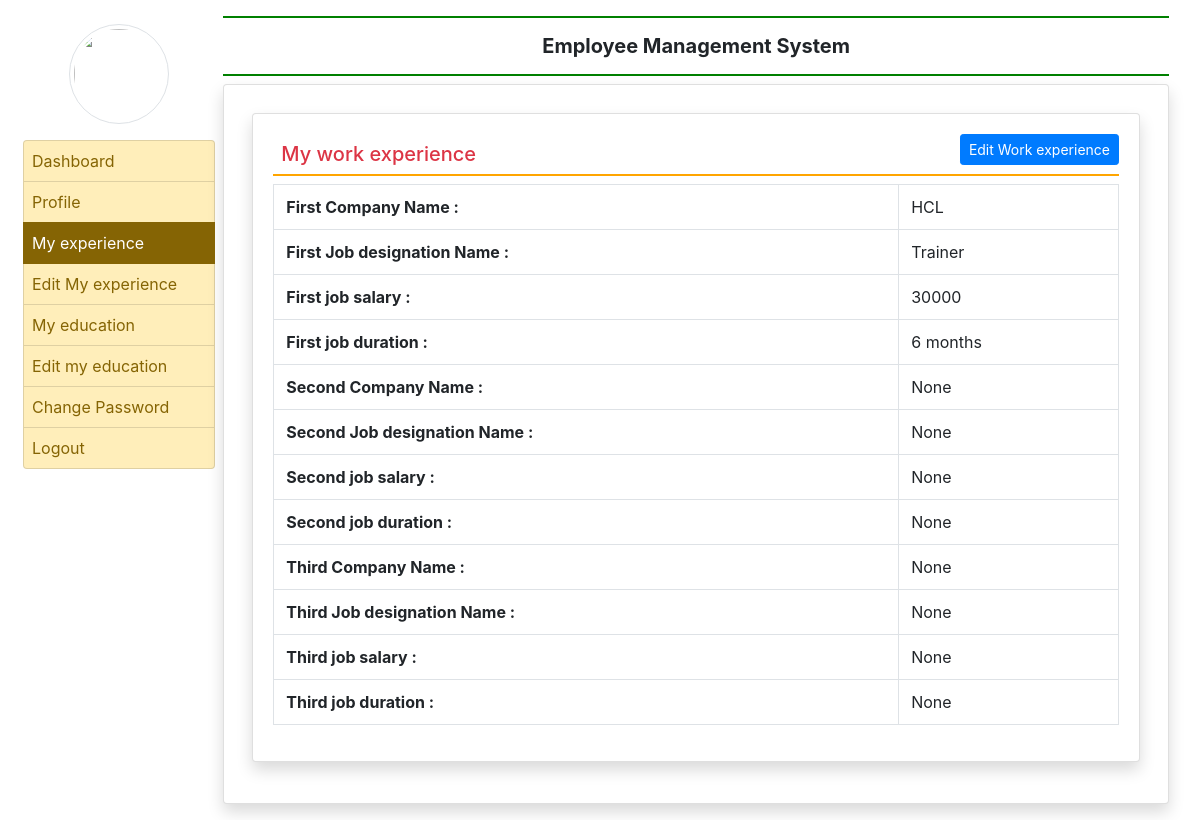
Screenshot of /myexperience (signed in) with the database file from the repository.
### employee/models.py (models this page shows, shortened)
class EmployeeExperience(models.Model):
    user = models.ForeignKey(User,on_delete=models.CASCADE)
    company1name = models.CharField(max_length=100,null=True)
    company1desig = models.CharField(max_length=200,null=True)
    company1salary = models.CharField(max_length=100,null=True)
    company1duration = models.CharField(max_length=100,null=True)
    company2name = models.CharField(max_length=100, null=True)
    company2desig = models.CharField(max_length=200, null=True)
    company2salary = models.CharField(max_length=100, null=True)
    company2duration = models.CharField(max_length=100, null=True)
    company3name = models.CharField(max_length=100, null=True)
    company3desig = models.CharField(max_length=200, null=True)
    company3salary = models.CharField(max_length=100, null=True)
    company3duration = models.CharField(max_length=100, null=True)

### employee/views.py (the view)
# urls.py: path("myexperience",myexperience,name='myexperience'),
def myexperience(request):
    if not request.user.is_authenticated:
        return redirect('emp_logins')
    user = request.user
    experience = EmployeeExperience.objects.get(user=user)
    return render(request, 'myexperience.html', locals())

### employee/templates/myexperience.html
{% extends 'emp_base.html'%}
{% block main %}
<div class="card shadow m-2">
  <div class="card-body">
    <a href ="{% url 'edit_myexperience' %} " class="btn btn-primary float-right btn-sm">Edit Work experience</a>
    <h5 class="p-2 text-danger" style="border-bottom:2px solid orange"> My work experience</h5>
    <div class="container-fulid">
     <table class="table table-bordered" >
       <tr>
         <th>First Company Name : </th>
         <td>{{experience.company1name}}</td>
       </tr>
       <tr>
         <th>First Job designation Name : </th>
         <td>{{experience.company1desig}}</td>
       </tr>
       <tr>
         <th>First job salary : </th>
         <td>{{experience.company1salary}}</td>
       </tr>
       <tr>
         <th>First job duration : </th>
         <td>{{experience.company1duration}}</td>
       </tr>
       <tr>
         <th>Second Company Name : </th>
         <td>{{experience.company2name}}</td>
       </tr>
       <tr>
         <th>Second Job designation Name : </th>
         <td>{{experience.company2desig}}</td>
       </tr>
       <tr>
         <th>Second job salary : </th>
         <td>{{experience.company2salary}}</td>
       </tr>
       <tr>
         <th>Second job duration : </th>
         <td>{{experience.company2duration}}</td>
       </tr>
       <tr>
         <th>Third Company Name : </th>
         <td>{{experience.company3name}}</td>
       </tr>
       <tr>
         <th>Third Job designation Name : </th>
         <td>{{experience.company3desig}}</td>
       </tr>
       <tr>
         <th>Third job salary : </th>
         <td>{{experience.company3salary}}</td>
       </tr>
       <tr>
         <th>Third job duration : </th>
         <td>{{experience.company3duration}}</td>
       </tr>
     </table>
    </div>
  </div>
</div>
{% endblock %}

### rows the page displays
EmployeeExperience: company1name "HCL", company1desig "Trainer", company1salary "30000", company1duration "6 months", company2name "None", company2desig "None", company2salary "None", company2duration "None", company3name "None", company3desig "None", company3salary "None", company3duration "None"
